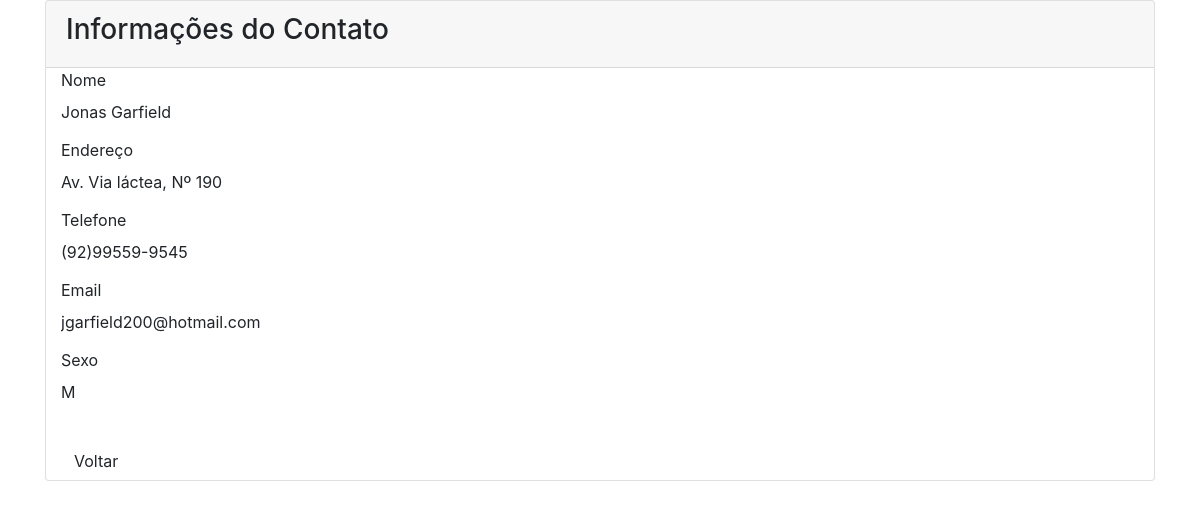
Screenshot of /read.php?id=3 with the database file from the repository.
### tables this page shows
CREATE TABLE `pessoa` (
  `id` int(11) UNSIGNED NOT NULL,
  `nome` varchar(50) NOT NULL,
  `endereco` varchar(80) NOT NULL,
  `telefone` varchar(35) NOT NULL,
  `email` varchar(40) NOT NULL,
  `sexo` varchar(1) NOT NULL
);

### read.php (the view, shortened to what this page needs)
<?php
    $id = null;
    if(!empty($_GET['id']))
    {
        $id = $_REQUEST['id'];
    }
    if(null==$id)
    {
        header("Location: index.php");
    }
    else
    {
       $pdo = Banco::conectar();
       $pdo->setAttribute(PDO::ATTR_ERRMODE, PDO::ERRMODE_EXCEPTION);
       $sql = "SELECT * FROM pessoa where id = ?";
       $q = $pdo->prepare($sql);
       $q->execute(array($id));
       $data = $q->fetch(PDO::FETCH_ASSOC);
    }
?>
    <!DOCTYPE html>
    <html lang="pt-br">
    <head>
        <link rel="stylesheet" href="assets/css/bootstrap.min.css">
    </head>
    <body>
        <div class="container">
            <div class="span10 offset1">
                  <div class="card">
    								<div class="card-header">
                    <h3 class="well">Informações do Contato</h3>
                </div>
                <div class="container">
                <div class="form-horizontal">
                    <div class="control-group">
                        <label class="control-label">Nome</label>
                        <div class="controls">
                            <label class="carousel-inner">
                                <?php echo $data['nome'];?>
                            </label>
                        </div>
                    </div>
                    <div class="control-group">
                        <label class="control-label">Endereço</label>
                        <div class="controls">
                            <label class="carousel-inner">
                                <?php echo $data['endereco'];?>
                            </label>
                        </div>
                    </div>
                    <div class="control-group">
                        <label class="control-label">Telefone</label>
                        <div class="controls">
                            <label class="carousel-inner">
                                <?php echo $data['telefone'];?>
                            </label>
                        </div>
                    </div>
                    <div class="control-group">
                        <label class="control-label">Email</label>
                        <div class="controls">
                            <label class="carousel-inner">
                                <?php echo $data['email'];?>
                            </label>
                        </div>
                    </div>
                    <div class="control-group">
                        <label class="control-label">Sexo</label>
                        <div class="controls">
                            <label class="carousel-inner">
                                <?php echo $data['sexo'];?>
                            </label>
                        </div>
                    </div>
                    <br/>
                    <div class="form-actions">
                        <a href="index.php" type="btn" class="btn btn-default">Voltar</a>
                    </div>
                  </div>
                  </div>
                </div>
            </div>
        </div>
    </body>
    </html>

### rows the page displays
pessoa: nome "Jonas Garfield", endereco "Av. Via láctea, Nº 190", telefone "(92)99559-9545", email "jgarfield200@hotmail.com", sexo "M"
